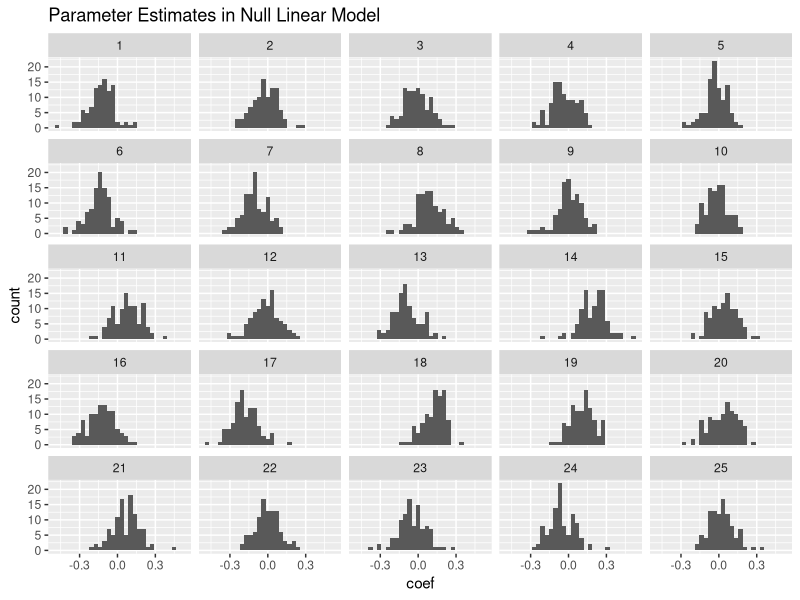
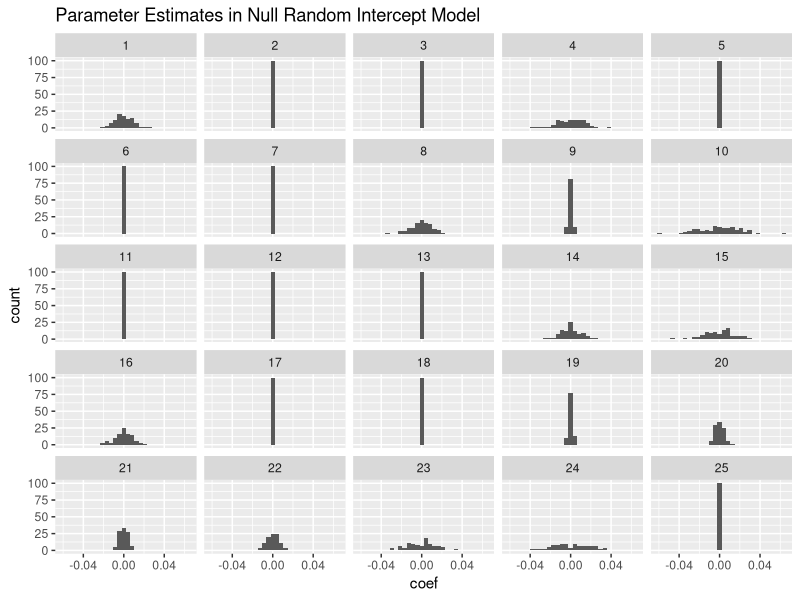
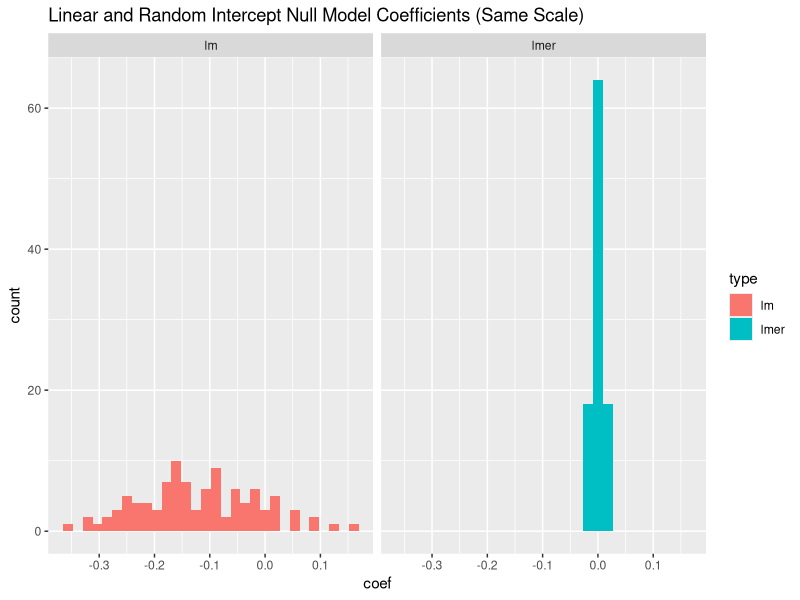
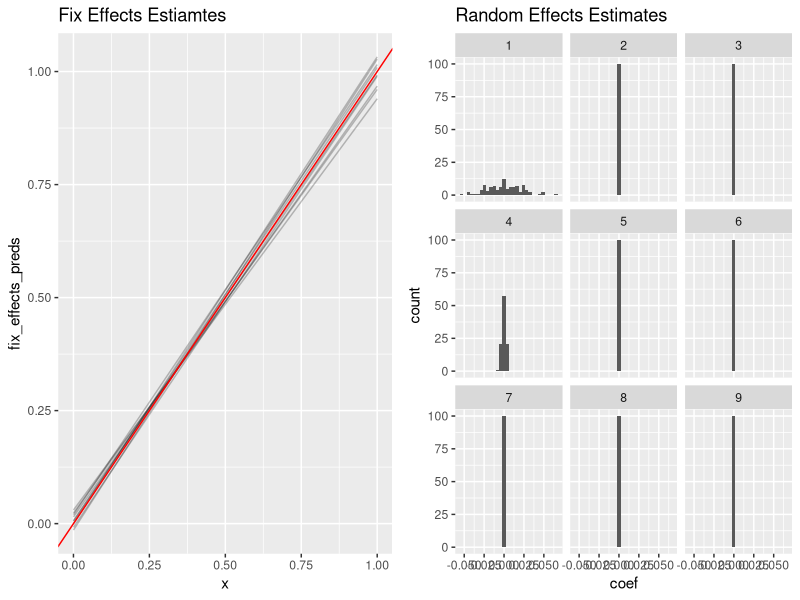

The R script that drew these images, in order:
## ---- chunk 1
# Fit a linear model to independent y, and a random class varaible
estiamte_lm_random_classes <- function(N, N_classes) {
  X <- factor(sample(1:N_classes, N, replace=TRUE))
  y <- rnorm(N)
  M <- lm(y ~ X)
  coef(M)
}
## ---- chunk 2
# Replicate fitting an estimator N times
replicate_models <- function(N, N_classes, estimator, N_replicates) {
  model_coefs <- replicate(N_replicates, estimator(N, N_classes))
  model_coefs_melted <- data.frame(
    model_id = rep(1:N_replicates, each=N_classes),
    coef = as.vector(model_coefs)
  )
  model_coefs_melted
}
# 10000 replications of the independent y, random class model
model_coefs_melted <- replicate_models(10000, 100, estiamte_lm_random_classes, 25)
## ---- chunk 3
library("ggplot2")
ggplot(data=model_coefs_melted, aes(x=coef)) +
  geom_histogram() +
  facet_wrap(~model_id) +
  labs(title="Parameter Estimates in Null Linear Model")
## ---- chunk 4
set.seed(154)
N <- 10000
N_classes <- 100
## ---- chunk 5
df <- data.frame(
  X <- factor(sample(1:N_classes, N, replace=TRUE)),
  y <- rnorm(N)
)
M_lm <- lm(y ~ X, data = df)
## ---- chunk 6
library("lme4")
M_lmer <- lmer(y ~ (1 | X), data = df)
## ---- chunk 7
fixef(M_lmer)
## ---- chunk 8
head(ranef(M_lmer)$X)
## ---- chunk 9
attributes(VarCorr(M_lmer)$X)$stddev
## ---- chunk 10
sigma(M_lmer)
## ---- chunk 11
set.seed(154)
## ---- chunk 12
estiamte_lmer_random_classes <- function(N, N_classes) {
  df <- data.frame(
    x = factor(sample(1:N_classes, N, replace=TRUE)),
    y = rnorm(N)
  )
  M <- lmer(y ~ (1 | x), data = df)
  ranef(M)$x[, 1]
}

model_coefs_melted <- replicate_models(10000, 100,
                                      estiamte_lmer_random_classes, 25)
ggplot(data=model_coefs_melted, aes(x=coef)) +
  geom_histogram() +
  facet_wrap(~model_id) +
  labs(title="Parameter Estimates in Null Random Intercept Model")
## ---- chunk 13
set.seed(154)
df <- data.frame(
  x = factor(sample(1:N_classes, N, replace=TRUE)),
  y = rnorm(N)
)
M_lm <- lm(y ~ x, data = df)
M_lmer <- lmer(y ~ (1 | x), data = df)
plot_data <- data.frame(coef = c(coef(M_lm), ranef(M_lmer)$x[, 1]),
                        type = rep(c("lm", "lmer"), each = N_classes))
ggplot(aes(x = coef, fill = type), data = plot_data) + 
  geom_histogram() + 
  facet_wrap(~ type) +
  labs(title="Linear and Random Intercept Null Model Coefficients (Same Scale)")
## ---- chunk 14
set.seed(154)
df <- data.frame(
  t = runif(N),
  X = factor(sample(1:N_classes, N, replace=TRUE))
)
df$y <- df$t + rnorm(N)
M_lmer <- lmer(y ~ t + (1 | X), data = df)
## ---- chunk 15
fixef(M_lmer)
## ---- chunk 16
attributes(VarCorr(M_lmer)$X)$stddev
## ---- chunk 17
sigma(M_lmer)
## ---- chunk 18
estimate_lmer_with_fixed <- function(N, N_classes) {
  df <- data.frame(
    t = runif(N),
    x = factor(sample(1:N_classes, N, replace=TRUE))
  )
  df$y <- df$t + rnorm(N)
  M <- lmer(y ~ t + (1 | x), data = df)
  M
}

set.seed(154)
N_replicates <- 9
N_classes <- 100
lmers_fixed_effects <- replicate(
  N_replicates,
  fixef(estimate_lmer_with_fixed(10000, N_classes))
)

# Evaluate the fixed effects part of the model on a grid of points on [0, 1]
N_grid_points <- 4
grid_matrix <- cbind(rep(1, N_grid_points), seq(0, 1, length = N_grid_points))
fixef_preds <- grid_matrix %*% lmers_fixed_effects
fixef_preds_melted <- data.frame(
  model_id = factor(rep(1:N_replicates, each = N_grid_points)),
  x = rep(seq(0, 1, length = N_grid_points), N_replicates),
  fix_effects_preds = as.vector(fixef_preds)
)
p_fixef <- ggplot(data = fixef_preds_melted, aes(x = x, y = fix_effects_preds)) +
                  geom_line(aes(group = model_id), alpha = .25) +
                  geom_abline(intercept = 0, slope = 1, color="red") +
                  labs(title="Fix Effects Estiamtes")


# Plot the random effect distribution from the same model
set.seed(154)
lmers_rand_effects <- replicate(
  N_replicates,
  ranef(estimate_lmer_with_fixed(10000, N_classes))$x[,1]
)
rand_effects_melted <- data.frame(
  model_id = rep(1:N_replicates, each = N_classes),
  coef = as.vector(lmers_rand_effects)
)
p_ranef <- ggplot(data=rand_effects_melted, aes(x=coef)) +
           geom_histogram() +
           facet_wrap(~model_id) +
           labs(title="Random Effects Estimates")
## ---- chunk 19
# I've suppresed the busywork involved in making these plots.
library("gridExtra")
grid.arrange(p_fixef, p_ranef, ncol=2)
